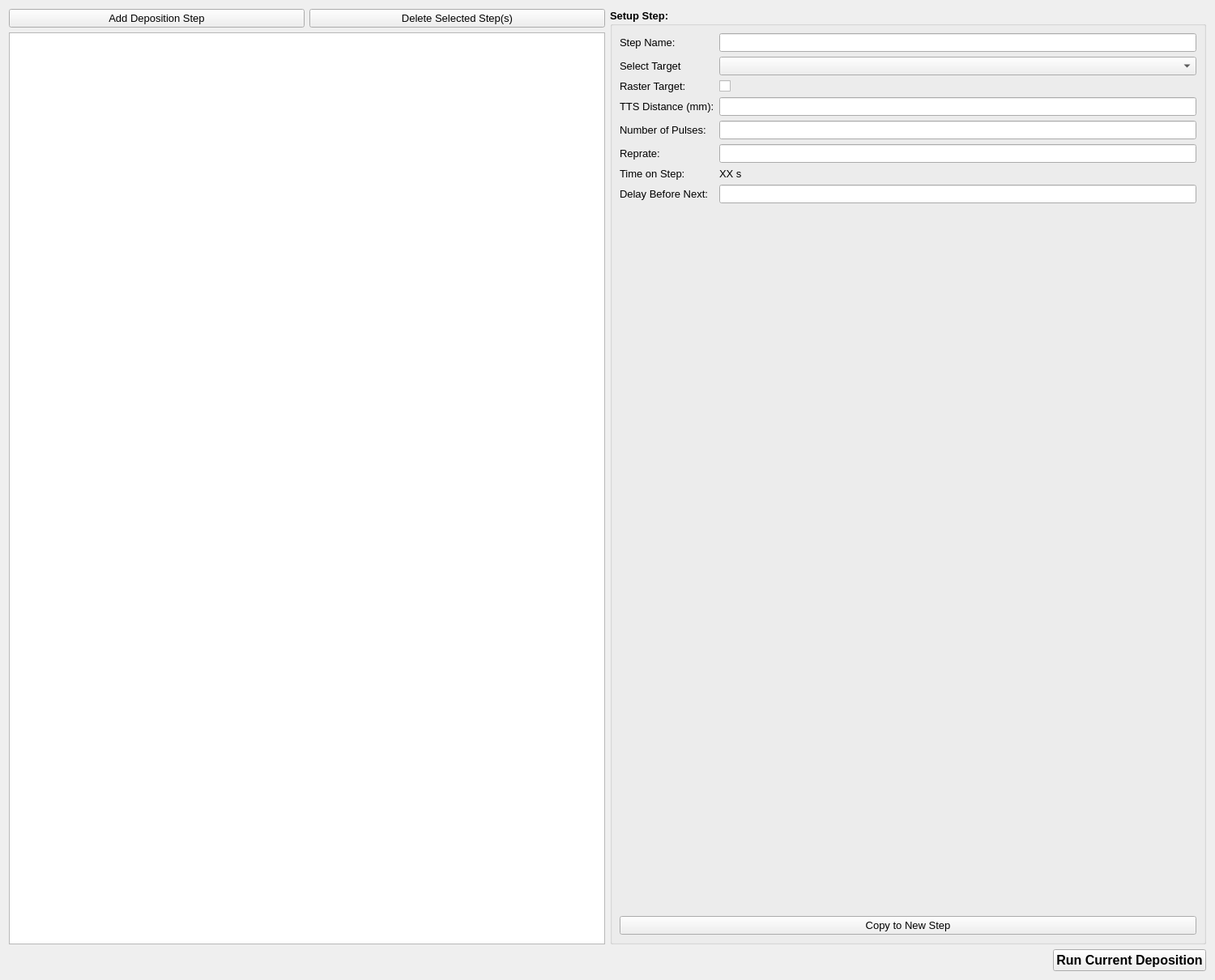
<?xml version="1.0" encoding="UTF-8"?>
<ui version="4.0">
 <class>deposition_editor</class>
 <widget class="QWidget" name="deposition_editor">
  <property name="geometry">
   <rect>
    <x>0</x>
    <y>0</y>
    <width>1500</width>
    <height>1210</height>
   </rect>
  </property>
  <property name="font">
   <font>
    <pointsize>10</pointsize>
   </font>
  </property>
  <property name="windowTitle">
   <string>Form</string>
  </property>
  <layout class="QVBoxLayout" name="verticalLayout_3">
   <item>
    <layout class="QHBoxLayout" name="horizontalLayout_2">
     <item>
      <layout class="QVBoxLayout" name="verticalLayout_2">
       <item>
        <layout class="QHBoxLayout" name="horizontalLayout">
         <item>
          <widget class="QPushButton" name="btn_add_step">
           <property name="text">
            <string>Add Deposition Step</string>
           </property>
           <property name="icon">
            <iconset>
             <normaloff>../../../../../../../../.designer/img/new.svg</normaloff>../../../../../../../../.designer/img/new.svg</iconset>
           </property>
          </widget>
         </item>
         <item>
          <widget class="QPushButton" name="btn_delete_steps">
           <property name="text">
            <string>Delete Selected Step(s)</string>
           </property>
           <property name="icon">
            <iconset>
             <normaloff>../../../../../../../../.designer/img/trash.svg</normaloff>../../../../../../../../.designer/img/trash.svg</iconset>
           </property>
          </widget>
         </item>
        </layout>
       </item>
       <item>
        <widget class="QListWidget" name="list_dep_steps">
         <property name="font">
          <font>
           <pointsize>10</pointsize>
          </font>
         </property>
         <property name="acceptDrops">
          <bool>true</bool>
         </property>
         <property name="dragEnabled">
          <bool>true</bool>
         </property>
         <property name="dragDropMode">
          <enum>QAbstractItemView::InternalMove</enum>
         </property>
         <property name="defaultDropAction">
          <enum>Qt::MoveAction</enum>
         </property>
        </widget>
       </item>
      </layout>
     </item>
     <item>
      <widget class="QGroupBox" name="gbox_step_setup">
       <property name="font">
        <font>
         <weight>75</weight>
         <bold>true</bold>
        </font>
       </property>
       <property name="title">
        <string>Setup Step:</string>
       </property>
       <layout class="QVBoxLayout" name="verticalLayout">
        <item>
         <layout class="QFormLayout" name="formLayout">
          <item row="1" column="0">
           <widget class="QLabel" name="lbl_select_target">
            <property name="font">
             <font>
              <weight>50</weight>
              <bold>false</bold>
             </font>
            </property>
            <property name="text">
             <string>Select Target</string>
            </property>
           </widget>
          </item>
          <item row="2" column="0">
           <widget class="QLabel" name="lbl_raster">
            <property name="font">
             <font>
              <weight>50</weight>
              <bold>false</bold>
             </font>
            </property>
            <property name="text">
             <string>Raster Target:</string>
            </property>
           </widget>
          </item>
          <item row="2" column="1">
           <widget class="QCheckBox" name="check_raster">
            <property name="font">
             <font>
              <weight>50</weight>
              <bold>false</bold>
             </font>
            </property>
           </widget>
          </item>
          <item row="1" column="1">
           <widget class="QComboBox" name="combo_select_target">
            <property name="font">
             <font>
              <weight>50</weight>
              <bold>false</bold>
             </font>
            </property>
           </widget>
          </item>
          <item row="3" column="0">
           <widget class="QLabel" name="lbl_tts_distance">
            <property name="font">
             <font>
              <weight>50</weight>
              <bold>false</bold>
             </font>
            </property>
            <property name="text">
             <string>TTS Distance (mm):</string>
            </property>
           </widget>
          </item>
          <item row="3" column="1">
           <widget class="QLineEdit" name="line_tts_distance">
            <property name="font">
             <font>
              <weight>50</weight>
              <bold>false</bold>
             </font>
            </property>
           </widget>
          </item>
          <item row="4" column="0">
           <widget class="QLabel" name="lbl_num_pulses">
            <property name="font">
             <font>
              <weight>50</weight>
              <bold>false</bold>
             </font>
            </property>
            <property name="text">
             <string>Number of Pulses:</string>
            </property>
           </widget>
          </item>
          <item row="4" column="1">
           <widget class="QLineEdit" name="line_num_pulses">
            <property name="font">
             <font>
              <weight>50</weight>
              <bold>false</bold>
             </font>
            </property>
           </widget>
          </item>
          <item row="5" column="0">
           <widget class="QLabel" name="lbl_reprate">
            <property name="font">
             <font>
              <weight>50</weight>
              <bold>false</bold>
             </font>
            </property>
            <property name="text">
             <string>Reprate:</string>
            </property>
           </widget>
          </item>
          <item row="5" column="1">
           <widget class="QLineEdit" name="line_reprate">
            <property name="font">
             <font>
              <weight>50</weight>
              <bold>false</bold>
             </font>
            </property>
           </widget>
          </item>
          <item row="6" column="0">
           <widget class="QLabel" name="lbl_time_on_step">
            <property name="font">
             <font>
              <weight>50</weight>
              <bold>false</bold>
             </font>
            </property>
            <property name="text">
             <string>Time on Step:</string>
            </property>
           </widget>
          </item>
          <item row="6" column="1">
           <widget class="QLabel" name="lbl_calc_time">
            <property name="font">
             <font>
              <weight>50</weight>
              <bold>false</bold>
             </font>
            </property>
            <property name="text">
             <string>XX s</string>
            </property>
           </widget>
          </item>
          <item row="7" column="0">
           <widget class="QLabel" name="lbl_delay">
            <property name="font">
             <font>
              <weight>50</weight>
              <bold>false</bold>
             </font>
            </property>
            <property name="text">
             <string>Delay Before Next:</string>
            </property>
           </widget>
          </item>
          <item row="7" column="1">
           <widget class="QLineEdit" name="line_delay">
            <property name="font">
             <font>
              <weight>50</weight>
              <bold>false</bold>
             </font>
            </property>
           </widget>
          </item>
          <item row="0" column="0">
           <widget class="QLabel" name="lbl_step_name">
            <property name="font">
             <font>
              <weight>50</weight>
              <bold>false</bold>
             </font>
            </property>
            <property name="text">
             <string>Step Name:</string>
            </property>
           </widget>
          </item>
          <item row="0" column="1">
           <widget class="QLineEdit" name="line_step_name">
            <property name="font">
             <font>
              <weight>50</weight>
              <bold>false</bold>
             </font>
            </property>
           </widget>
          </item>
         </layout>
        </item>
        <item>
         <widget class="QPushButton" name="btn_copy_step">
          <property name="font">
           <font>
            <weight>50</weight>
            <bold>false</bold>
           </font>
          </property>
          <property name="text">
           <string>Copy to New Step</string>
          </property>
          <property name="icon">
           <iconset>
            <normaloff>../../../../../../../../.designer/img/copy_to_new.svg</normaloff>../../../../../../../../.designer/img/copy_to_new.svg</iconset>
          </property>
         </widget>
        </item>
       </layout>
      </widget>
     </item>
    </layout>
   </item>
   <item>
    <layout class="QHBoxLayout" name="horizontalLayout_3">
     <item>
      <spacer name="horizontalSpacer">
       <property name="orientation">
        <enum>Qt::Horizontal</enum>
       </property>
       <property name="sizeHint" stdset="0">
        <size>
         <width>40</width>
         <height>20</height>
        </size>
       </property>
      </spacer>
     </item>
     <item>
      <widget class="QPushButton" name="btn_run_dep">
       <property name="font">
        <font>
         <pointsize>12</pointsize>
         <weight>75</weight>
         <bold>true</bold>
        </font>
       </property>
       <property name="text">
        <string>Run Current Deposition</string>
       </property>
       <property name="icon">
        <iconset>
         <normaloff>../../../../../../../../.designer/img/run.svg</normaloff>
         <normalon>../../../../../../../../.designer/img/stop.svg</normalon>../../../../../../../../.designer/img/run.svg</iconset>
       </property>
       <property name="iconSize">
        <size>
         <width>50</width>
         <height>50</height>
        </size>
       </property>
       <property name="checkable">
        <bool>true</bool>
       </property>
      </widget>
     </item>
    </layout>
   </item>
  </layout>
 </widget>
 <resources/>
 <connections/>
</ui>
